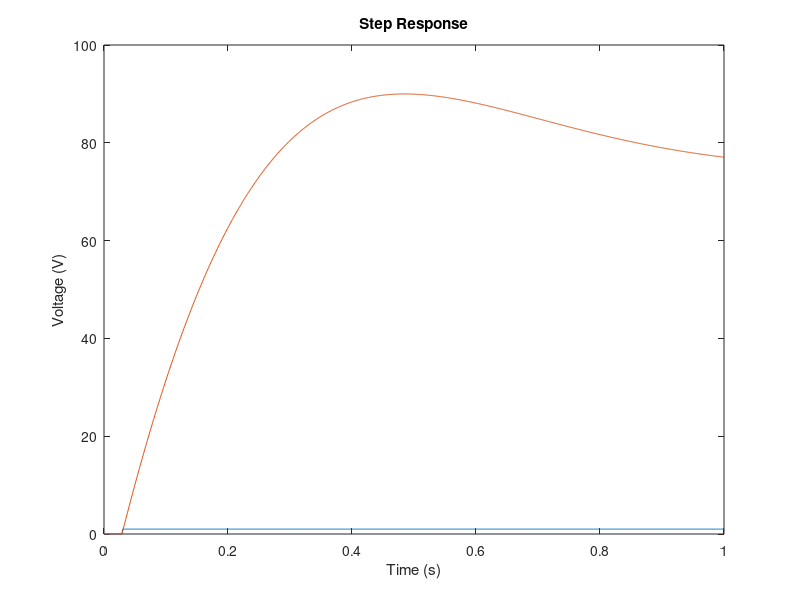
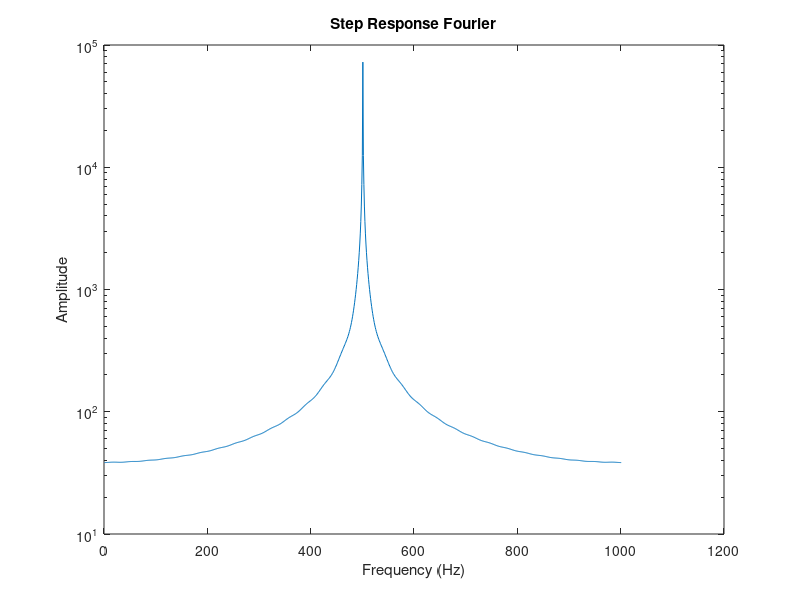
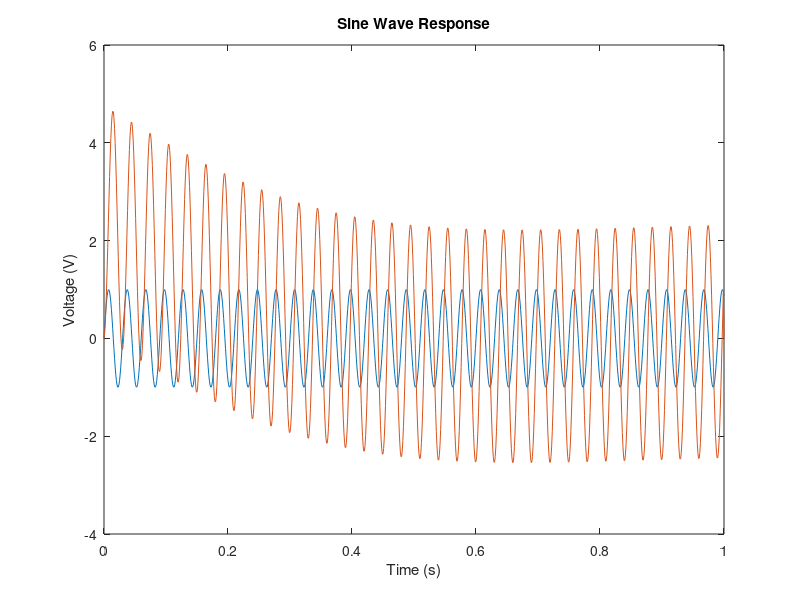
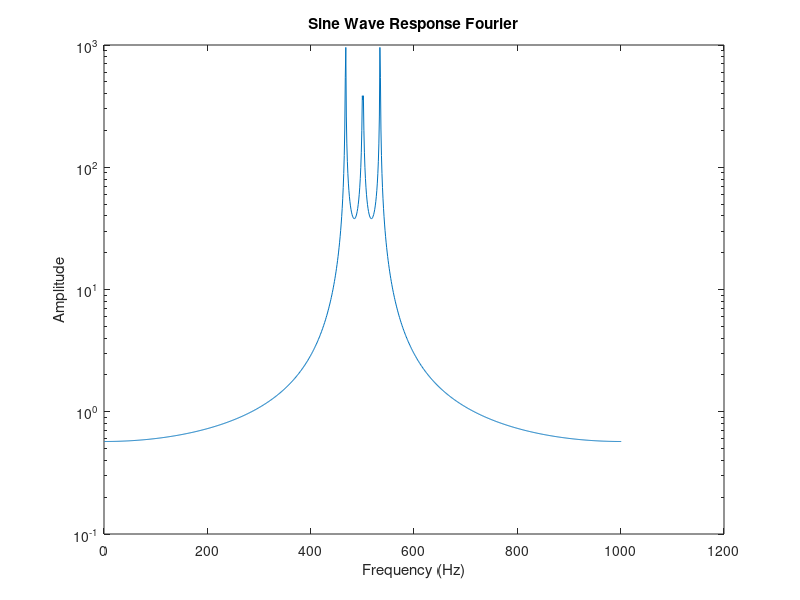

The MATLAB source for these figures, in order: (Note: this script raises an error after producing the figures.)
%Capacitor
C=0.25;
%Resistors
G0 = 1/1000;
G1 = 1;
G2 = 1/2;
G3 = 1/0.213;
G4 = 1/0.1;
%Inductor
L = 0.2;
%Ratio
alpha = 100;

V = alpha*G3;

%% BUILDING MATRICIES

% v1, v2, v3, v4, v5, vin, i4, i1
%  0,  0,  0,  0,  0,  0,  0,  0; v1
%  0,  0,  0,  0,  0,  0,  0,  0; v2
%  0,  0,  0,  0,  0,  0,  0,  0; v3
%  0,  0,  0,  0,  0,  0,  0,  0; v4
%  0,  0,  0,  0,  0,  0,  0,  0; v5
%  0,  0,  0,  0,  0,  0,  0,  0; vin
%  0,  0,  0,  0,  0,  0,  0,  0; i4
%  0,  0,  0,  0,  0,  0,  0,  0; i1

CMatrix = [-C, C, 0, 0, 0, 0, 0, 0; 
            C,-C, 0, 0, 0, 0, 0, 0;
            0, 0, 0, 0, 0, 0, 0, 0;
            0, 0, 0, 0, 0, 0, 0, 0;
            0, 0, 0, 0, 0, 0, 0, 0;
            0, 0, 0, 0, 0, 0, 0, 0;
            0, 0, 0, 0, 0, 0, 0, 0;
            0, 0, 0, 0, 0, 0, 0, -L;];

GMatrix = [-G1, G1, 0, 0, 0,-1, 0, 0;
            G1,-G1-G2, 0, 0, 0, 0, 0,-1;
            0, 0,-G3, 0, 0, 0, 0, 1;
            0, 0, 0,-G4, G4, 0, 1, 0; 
            0, 0, 0, G4,-G4-G0, 0, 0, 0;
            1, 0, 0, 0, 0, 0, 0, 0; 
            0, 0,-V, 1, 0, 0, 0, 0;
            0, 1,-1, 0, 0, 0, 0, 0;];

F = [0;0;0;0;0;1;0;0];


%% Transient step response
t = 0:0.001:1;
Fnew = [0;0;0;0;0;0;0;0];
inputV = zeros(1,size(t,2));
outputV5 = zeros(size(GMatrix,1),size(t,2)); 

for i = 1:size(t,2)-1

    if i<30
        inputV(i+1) = 0;
    else
        inputV(i+1) = 1;
    end

    outputV5(:,i) = Fnew;
    Fnew = ((CMatrix./0.001) + GMatrix) \ ((CMatrix/0.001) * Fnew + F * inputV(i+1));
    outputV5(:,i+1) = Fnew;
end

figure(1)
plot(t,inputV)
hold on
plot(t,outputV5(5,:))
title('Step Response');
xlabel('Time (s)');
ylabel('Voltage (V)');

figure(2)
semilogy(abs(fftshift(fft(outputV5(5,:)))))
title('Step Response Fourier');
xlabel('Frequency (Hz)');
ylabel('Amplitude');

%% Transient sine function
t = 0:0.001:1;
Fnew = [0;0;0;0;0;0;0;0];
inputV = zeros(1,size(t,2));
w = 2 * pi * (1/0.03);
inputV(1,1) = 0;
outputV5 = zeros(size(GMatrix,1),size(t,2)); 

for i = 1:size(t,2)-1

    inputV(1,i+1) = sin(w*t(i+1));

    outputV5(:,i) = Fnew;
    Fnew = ((CMatrix./0.001) + GMatrix) \ ((CMatrix/0.001) * Fnew + F * inputV(i+1));
end

figure(3)
plot(t,inputV)
hold on
plot(t,outputV5(5,:))
title('Sine Wave Response');
xlabel('Time (s)');
ylabel('Voltage (V)');

figure(4)
semilogy(abs(fftshift(fft(outputV5(5,:)))))
title('Sine Wave Response Fourier');
xlabel('Frequency (Hz)');
ylabel('Amplitude');

%% Transient gaussian pulse

t = 0:0.001:1;
Fnew = [0;0;0;0;0;0;0;0];
inputV = zeros(1,size(t,2));
std = 0.03;
w = 2*pi*std;
inputV(1,1) = 0;
outputV5 = zeros(size(GMatrix,1),size(t,2)); 

for i = 1:size(t,2)-1
    if i<60
        inputV(i+1) = 0;
    else
        inputV(1,i+1) = 1/sqrt(w) * exp(-(t(n+1).^2)/(2*std^2));
    end
    
    outputV5(:,i) = Fnew;
    Fnew = ((CMatrix./0.001) + GMatrix) \ ((CMatrix/0.001) * Fnew + F * inputV(i+1));
end

figure(5)
plot(t,inputV)
hold on
plot(t,outputV5(5,:))
title('Gaussian Wave Response');
xlabel('Time (s)');
ylabel('Voltage (V)');

figure(6)
semilogy(abs(fftshift(fft(outputV5(5,:)))))
title('Gaussian Wave Response Fourier');
xlabel('Frequency (Hz)');
ylabel('Amplitude');